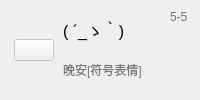
             <widget class="QWidget" name="widget_13" native="true">
              <property name="styleSheet">
               <string notr="true">QWidget#widget_13{
	max-height:60px;
	min-height:60px;
}
QWidget#widget_13:hover{
	background-color: rgb(242, 242, 242);
}</string>
              </property>
              <layout class="QHBoxLayout" name="horizontalLayout_12" stretch="0,1,0">
               <property name="spacing">
                <number>9</number>
               </property>
               <property name="leftMargin">
                <number>14</number>
               </property>
               <property name="topMargin">
                <number>10</number>
               </property>
               <property name="rightMargin">
                <number>12</number>
               </property>
               <property name="bottomMargin">
                <number>10</number>
               </property>
               <item>
                <widget class="QPushButton" name="pushButton_51">
                 <property name="enabled">
                  <bool>false</bool>
                 </property>
                 <property name="styleSheet">
                  <string notr="true"/>
                 </property>
                 <property name="text">
                  <string/>
                 </property>
                 <property name="icon">
                  <iconset resource="resource/resources.qrc">
                   <normaloff>:/image/image/QQ图片20230507155702.png</normaloff>:/image/image/QQ图片20230507155702.png</iconset>
                 </property>
                 <property name="iconSize">
                  <size>
                   <width>40</width>
                   <height>40</height>
                  </size>
                 </property>
                </widget>
               </item>
               <item>
                <layout class="QVBoxLayout" name="verticalLayout_14">
                 <property name="spacing">
                  <number>0</number>
                 </property>
                 <property name="sizeConstraint">
                  <enum>QLayout::SetDefaultConstraint</enum>
                 </property>
                 <property name="leftMargin">
                  <number>0</number>
                 </property>
                 <property name="rightMargin">
                  <number>0</number>
                 </property>
                 <item>
                  <widget class="QLabel" name="label_25">
                   <property name="styleSheet">
                    <string notr="true">QLabel{
	font-size:16px;
}</string>
                   </property>
                   <property name="text">
                    <string>( ´_ゝ｀)</string>
                   </property>
                  </widget>
                 </item>
                 <item>
                  <widget class="QLabel" name="label_26">
                   <property name="styleSheet">
                    <string notr="true">QLabel{
	color: rgb(117, 117, 117);
}</string>
                   </property>
                   <property name="text">
                    <string>晚安[符号表情]</string>
                   </property>
                  </widget>
                 </item>
                </layout>
               </item>
               <item>
                <layout class="QVBoxLayout" name="verticalLayout_15">
                 <item alignment="Qt::AlignTop">
                  <widget class="QLabel" name="label_27">
                   <property name="styleSheet">
                    <string notr="true">QLabel{
	color: rgb(117, 117, 117);
}</string>
                   </property>
                   <property name="text">
                    <string>5-5</string>
                   </property>
                  </widget>
                 </item>
                </layout>
               </item>
              </layout>
             </widget>
